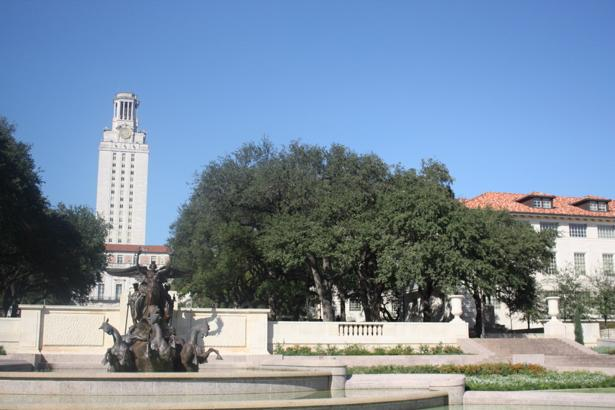
#> input picture CS131_homework/hw3_release/uttower1.jpg, 615 x 410 px
$ python panorama.py   (older library calls are emulated)
#> lines starting #> are read from the running program, lines starting #| are printed output that depends on the picture
# from __future__ import print_function, division

import numpy as np
import math
import random
from skimage import filters
from skimage.util.shape import view_as_blocks
from scipy.spatial.distance import cdist
from scipy.ndimage.filters import convolve

from utils import pad, unpad

from skimage.feature import corner_peaks
from skimage.io import imread
import matplotlib.pyplot as plt
from time import time
from utils import plot_matches
from utils import get_output_space, warp_image

# %matplotlib inline
plt.rcParams['figure.figsize'] = (15.0, 12.0)  # set default size of plots
plt.rcParams['image.interpolation'] = 'nearest'
plt.rcParams['image.cmap'] = 'gray'

# # for auto-reloading extenrnal modules
# %load_ext autoreload
# %autoreload 2


def gaussian_kernel(size, sigma):
    """ Implementation of Gaussian Kernel.

    This function follows the gaussian kernel formula,
    and creates a kernel matrix.

    Hints:
    - Use np.pi and np.exp to compute pi and exp

    Args:
        size: int of the size of output matrix
        sigma: float of sigma to calculate kernel

    Returns:
        kernel: numpy array of shape (size, size)
    """
#> called with size = 3, sigma = 0.8

    kernel = np.zeros((size, size))
    k = (size - 1) / 2
    m = 1 / (2 * np.pi * pow(sigma, 2))
    for i in range(0, size):
        for j in range(0, size):
            kernel[i][j] = m * np.exp(-(pow((i - k), 2) +
                                        pow((j - k), 2)) / (2 * pow(sigma, 2)))

    return kernel


a = gaussian_kernel(3, 0.8)
b = gaussian_kernel(3, 0.1)
c = a - b
print(c)


def gaussian_kernel_2(size, sigma):
    """ Implementation of Gaussian Kernel.

    This function follows the gaussian kernel formula,
    and creates a kernel matrix.

    Hints:
    - Use np.pi and np.exp to compute pi and exp

    Args:
        size: int of the size of output matrix
        sigma: float of sigma to calculate kernel

    Returns:
        kernel: numpy array of shape (size, size)
    """

    kernel = np.zeros((size, size))
    # k = (size - 1) / 2
    m = 1 / (2 * np.pi * pow(sigma, 2))
    for i in range(-1, size - 1):
        for j in range(-1, size - 1):
            kernel[i + 1][j + 1] = m * np.exp(-(pow(i, 2) +
                                                pow(j, 2)) / (2 * pow(sigma, 2)))
    return kernel


# print(gaussian_kernel_2(3, 1.4))


def harris_corners(img, window_size=3, k=0.04):
    """
    Compute Harris corner response map. Follow the math equation
    R=Det(M)-k(Trace(M)^2).

    Hint:
        You may use the function scipy.ndimage.filters.convolve,
        which is already imported above

    Args:
        img: Grayscale image of shape (H, W)
        window_size: size of the window function
        k: sensitivity parameter

    Returns:
        response: Harris response image of shape (H, W)
    """

    H, W = img.shape
    window = np.ones((window_size, window_size))
    response = np.zeros((H, W))
    max = 0
    for i in range(0, H):
        for j in range(0, W):
            if (img[i][j] > max):
                max = img[i][j]

    for i in range(0, H):
        for j in range(0, W):
            img[i][j] = img[i][j] / max * 255

    dx = filters.sobel_v(img)
    dy = filters.sobel_h(img)
    # YOUR CODE HERE
    window = gaussian_kernel_2(window_size, 0.21)
    # window = ([[4, 12, 4], [12, 36, 12], [4, 12, 4]])
    c = convolve(dx * dy, window)
    a = convolve(pow(dx, 2), window)
    b = convolve(pow(dy, 2), window)

    for i in range(0, H):
        for j in range(0, W):
            response[i][j] = pow((a[i][j] * b[i][j]) - (c[i][j]
                                                        * c[i][j]), 2) - k * pow(a[i][j] + b[i][j], 2)

    # [12 lines of commented-out code are left out]

    return response


# [32 lines of commented-out code are left out]


# [37 lines left out: function simple_descriptor, not called in this run]


def describe_keypoints(image, keypoints, desc_func, patch_size=16):
    """
    Args:
        image: grayscale image of shape (H, W)
        keypoints: 2D array containing a keypoint (y, x) in each row
        desc_func: function that takes in an image patch and outputs
            a 1D feature vector describing the patch
        patch_size: size of a square patch at each keypoint

    Returns:
        desc: array of features describing the keypoints
    """

    image.astype(np.float32)
    desc = []

    for i, kp in enumerate(keypoints):
        y, x = kp
        patch = image[y - (patch_size // 2):y + ((patch_size + 1) // 2),
                      x - (patch_size // 2):x + ((patch_size + 1) // 2)]
        desc.append(desc_func(patch))
    return np.array(desc)


# [256 lines left out: functions match_descriptors, fit_affine_matrix, ransac, simple_descriptor, flat, not called in this run]


def hog_descriptor(patch, pixels_per_cell=(8, 8)):
    """
    Generating hog descriptor by the following steps:

    1. compute the gradient image in x and y (already done for you)
    2. compute gradient histograms
    3. normalize across block
    4. flattening block into a feature vector

    Args:
        patch: grayscale image patch of shape (h, w)
        pixels_per_cell: size of a cell with shape (m, n)

    Returns:
        block: 1D array of shape ((h*w*n_bins)/(m*n))
    """
    assert (patch.shape[0] % pixels_per_cell[0] == 0),\
        'Heights of patch and cell do not match'
    assert (patch.shape[1] % pixels_per_cell[1] == 0),\
        'Widths of patch and cell do not match'

    n_bins = 9
    degrees_per_bin = 180 // n_bins

    Gx = filters.sobel_v(patch)
    Gy = filters.sobel_h(patch)

    # Unsigned gradients
    G = np.sqrt(Gx**2 + Gy**2)
    theta = (np.arctan2(Gy, Gx) * 180 / np.pi) % 180

    G_cells = view_as_blocks(G, block_shape=pixels_per_cell)
    theta_cells = view_as_blocks(theta, block_shape=pixels_per_cell)
    rows = G_cells.shape[0]
    cols = G_cells.shape[1]
    cells = np.zeros((rows, cols, n_bins))
    o = pixels_per_cell[0]
    p = pixels_per_cell[1]
    b = np.zeros((n_bins))
    x_theta = np.zeros((o, p))
    y_G = np.zeros((o, p))
    block = np.zeros((patch.shape[0] * patch.shape[1] * n_bins / o / p))
    block = []
    for i in range(0, rows):
        for j in range(0, cols):
            x_theta = flat(theta_cells[i][j])
            y_G = flat(G_cells[i][j])
            x_theta = (x_theta / 20).astype(int)
            for m in range(0, o * p):
                b[x_theta[m]] += 1 * y_G[m]
                pass
            block.append(b)

    block = np.array(block)
    block = simple_descriptor(block)
    # YOUR CODE HERE

    return block


img1 = imread('uttower1.jpg', as_grey=True)
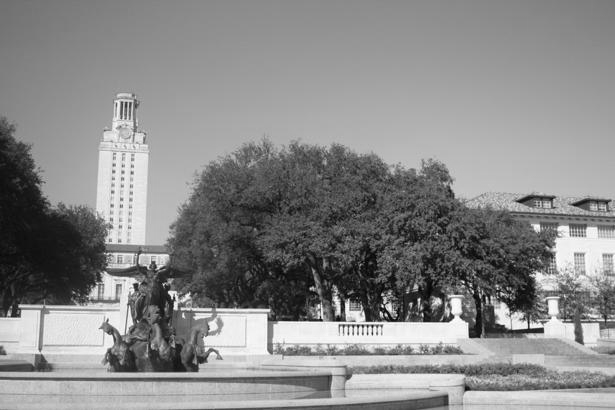
#> img1: shape (410, 615) float64; min 0.000833, max 0.999, mean 0.539
img2 = imread('uttower2.jpg', as_grey=True)
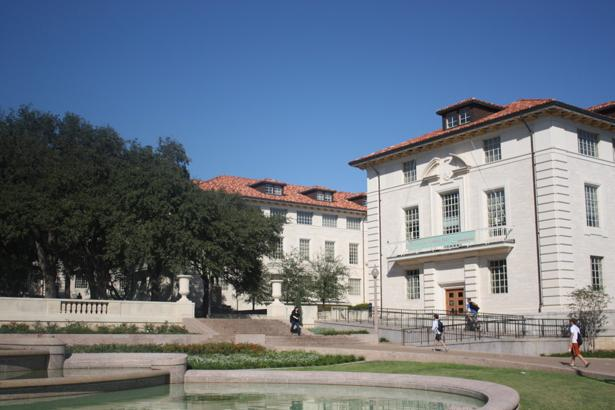
#> input picture CS131_homework/hw3_release/uttower2.jpg, 615 x 410 px
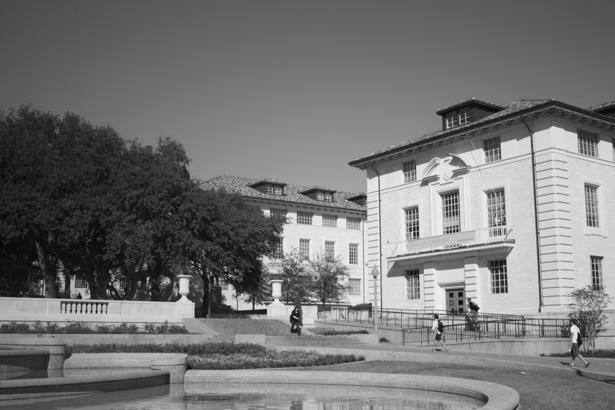
#> img2: shape (410, 615) float64; min 0, max 0.996, mean 0.461
keypoints1 = corner_peaks(harris_corners(img1, window_size=3),
                          threshold_rel=0.05,
                          exclude_border=8)
#> after the loop in harris_corners, `for i in range(0, H):`: max = 0.999
#> in harris_corners, `b = convolve(pow(dy, 2), window)`:
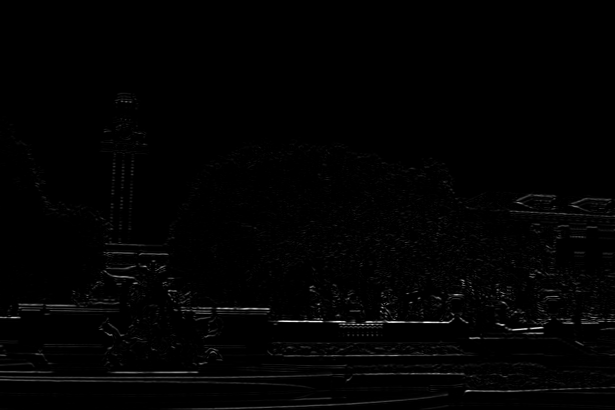
#> b: shape (410, 615) float64; min 0, max 172788.6, mean 1875.8; drawn with min black and max white
#> keypoints1 = 81 pairs, first value 282 to 337, second value 10 to 606
keypoints2 = corner_peaks(harris_corners(img2, window_size=3),
                          threshold_rel=0.05,
                          exclude_border=8)
#> call 2 of harris_corners, with window_size = 3, k = 0.04
#> after the loop in harris_corners (call 2), `for i in range(0, H):`: max = 0.996
#> in harris_corners (call 2), `dy = filters.sobel_h(img)`:
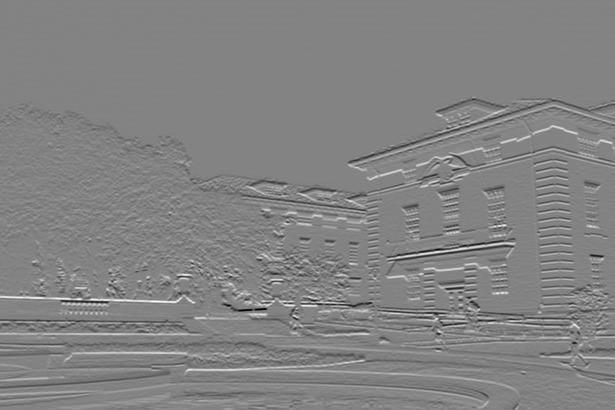
#> dy: shape (410, 615) float64; min -189.6, max 179.6, mean 0.2; drawn with min black and max white
#> in harris_corners (call 2), `c = convolve(dx * dy, window)`:
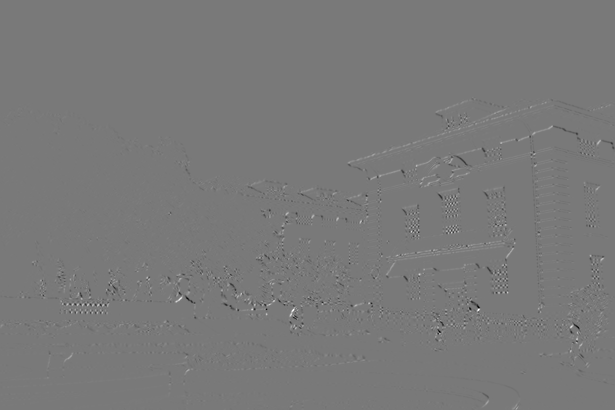
#> c: shape (410, 615) float64; min -59417, max 65201.9, mean -3.7; drawn with min black and max white
#> in harris_corners (call 2), `b = convolve(pow(dy, 2), window)`:
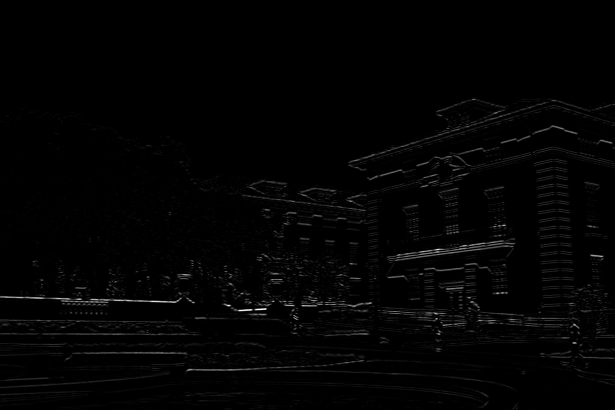
#> b: shape (410, 615) float64; min 0, max 129733.6, mean 1728.1; drawn with min black and max white
#> keypoints2 = 53 pairs, first value 199 to 342, second value 70 to 602
# Extract features from the corners
desc1 = describe_keypoints(img1, keypoints1,
                           desc_func=hog_descriptor,
                           patch_size=16)
#> the loop in describe_keypoints, `for i, kp in enumerate(keypoints):` made 1 pass
#> (y, x) on pass 1: (307, 383)
#> after the loop in describe_keypoints, `for i, kp in enumerate(keypoints):`: desc = []
#> (the run stopped early here; a loop or call above may not have finished)
